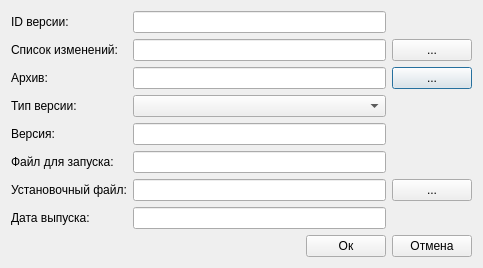
<?xml version="1.0" encoding="UTF-8"?>
<ui version="4.0">
 <class>setVersion</class>
 <widget class="QDialog" name="setVersion">
  <property name="geometry">
   <rect>
    <x>0</x>
    <y>0</y>
    <width>483</width>
    <height>265</height>
   </rect>
  </property>
  <property name="windowTitle">
   <string>Dialog</string>
  </property>
  <layout class="QVBoxLayout" name="verticalLayout">
   <item>
    <layout class="QGridLayout" name="gridLayout">
     <item row="5" column="0">
      <widget class="QLabel" name="label_mainfile">
       <property name="text">
        <string>Файл для запуска:</string>
       </property>
      </widget>
     </item>
     <item row="5" column="1">
      <widget class="QLineEdit" name="lineEdit_mf"/>
     </item>
     <item row="4" column="0">
      <widget class="QLabel" name="label_display">
       <property name="text">
        <string>Версия:</string>
       </property>
      </widget>
     </item>
     <item row="2" column="2">
      <widget class="QPushButton" name="btn_SetZip">
       <property name="text">
        <string>...</string>
       </property>
      </widget>
     </item>
     <item row="7" column="1">
      <widget class="QLineEdit" name="lineEdit_date"/>
     </item>
     <item row="0" column="1">
      <widget class="QLineEdit" name="lineEdit_id_ver"/>
     </item>
     <item row="1" column="1">
      <widget class="QLineEdit" name="lineEdit_cl">
       <property name="readOnly">
        <bool>false</bool>
       </property>
      </widget>
     </item>
     <item row="3" column="0">
      <widget class="QLabel" name="label_type">
       <property name="text">
        <string>Тип версии:</string>
       </property>
      </widget>
     </item>
     <item row="0" column="0">
      <widget class="QLabel" name="label_id">
       <property name="text">
        <string>ID версии:</string>
       </property>
      </widget>
     </item>
     <item row="7" column="0">
      <widget class="QLabel" name="label_date">
       <property name="text">
        <string>Дата выпуска:</string>
       </property>
      </widget>
     </item>
     <item row="1" column="0">
      <widget class="QLabel" name="label_changelog">
       <property name="text">
        <string>Список изменений:</string>
       </property>
      </widget>
     </item>
     <item row="6" column="0">
      <widget class="QLabel" name="label_installer">
       <property name="text">
        <string>Установочный файл:</string>
       </property>
      </widget>
     </item>
     <item row="6" column="1">
      <widget class="QLineEdit" name="lineEdit_installer">
       <property name="readOnly">
        <bool>false</bool>
       </property>
      </widget>
     </item>
     <item row="6" column="2">
      <widget class="QPushButton" name="btn_SetInstall">
       <property name="text">
        <string>...</string>
       </property>
      </widget>
     </item>
     <item row="1" column="2">
      <widget class="QPushButton" name="btn_setCl">
       <property name="text">
        <string>...</string>
       </property>
      </widget>
     </item>
     <item row="2" column="1">
      <widget class="QLineEdit" name="lineEdit_archive">
       <property name="readOnly">
        <bool>false</bool>
       </property>
      </widget>
     </item>
     <item row="2" column="0">
      <widget class="QLabel" name="label_archive">
       <property name="text">
        <string>Архив:</string>
       </property>
      </widget>
     </item>
     <item row="4" column="1">
      <widget class="QLineEdit" name="lineEdit_display"/>
     </item>
     <item row="3" column="1">
      <widget class="QComboBox" name="cBox_type"/>
     </item>
    </layout>
   </item>
   <item>
    <layout class="QHBoxLayout" name="horizontalLayout">
     <item>
      <spacer name="horizontalSpacer">
       <property name="orientation">
        <enum>Qt::Horizontal</enum>
       </property>
       <property name="sizeHint" stdset="0">
        <size>
         <width>40</width>
         <height>20</height>
        </size>
       </property>
      </spacer>
     </item>
     <item>
      <widget class="QPushButton" name="btn_ok">
       <property name="text">
        <string>Ок</string>
       </property>
      </widget>
     </item>
     <item>
      <widget class="QPushButton" name="btn_false">
       <property name="text">
        <string>Отмена</string>
       </property>
      </widget>
     </item>
    </layout>
   </item>
  </layout>
  <zorder>btn_ok</zorder>
  <zorder>btn_false</zorder>
  <zorder>btn_false</zorder>
 </widget>
 <resources/>
 <connections/>
</ui>
